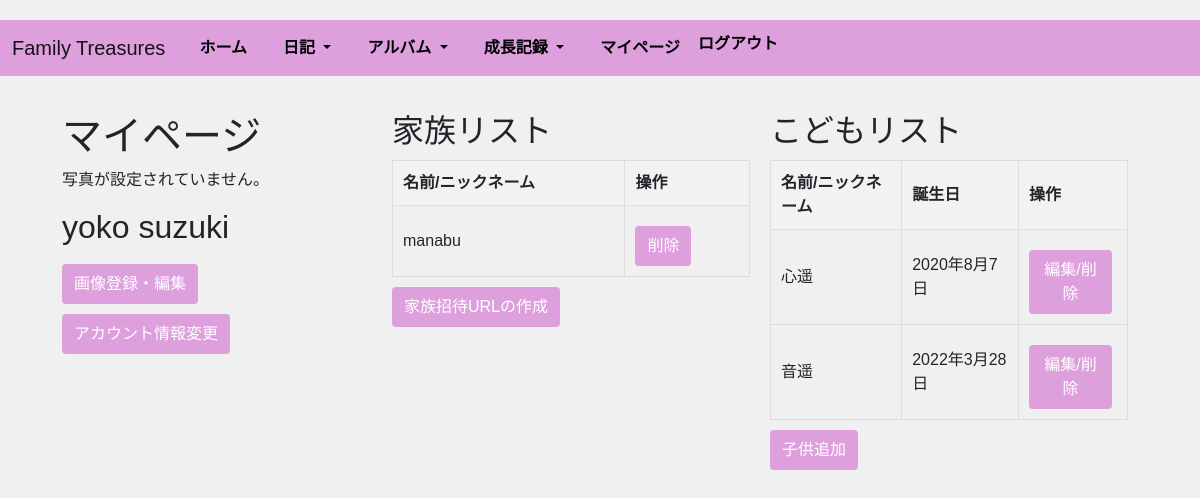
/app/my_page/ (signed in), run on the app's committed database.
### app/models.py (models this page shows, shortened)
class User(AbstractBaseUser, PermissionsMixin):
    household = models.ForeignKey('Household', on_delete=models.SET_NULL, null=True, blank=True)
    user_name = models.CharField(max_length=255, unique=True)
    email = models.EmailField(max_length=255, unique=True)
    is_active = models.BooleanField(default=True)
    is_staff = models.BooleanField(default=False)
    image_url = models.ImageField(upload_to='profile_images/', null=True, blank=True)
    created_at = models.DateTimeField(auto_now_add=True)
    updated_at = models.DateTimeField(auto_now=True)
    USERNAME_FIELD = "user_name" #このテーブルのレコードを一意に識別
    EMAIL_FIELD = "email"
    REQUIRED_FIELDS = ["email"]#スーパーユーザー作成時に使用
    objects = UserManager()
    class Meta:
        db_table = "users"

class Children(models.Model):
    household = models.ForeignKey('Household', on_delete=models.CASCADE, null=True, blank=True)
    child_name = models.CharField(max_length=255)
    birthdate = models.DateField()
    created_at = models.DateTimeField(auto_now_add=True)
    updated_at = models.DateTimeField(auto_now=True)
    class Meta:
        db_table = 'children'

### app/views.py (the view)
# urls.py: path('my_page/', views.my_page, name='my_page'),
@login_required
def my_page(request):
    user = request.user
    family_members = User.objects.filter(household=user.household).exclude(id=user.id)
    children_list = Children.objects.filter(household=user.household)
    if request.method == 'POST':
        form = UserProfileForm(request.POST, request.FILES, instance=user)
        if form.is_valid():
            user = form.save()
            print(f"Updated user_name: {user.user_name}")  # デバッグ用
            messages.success(request, 'プロフィールが更新されました。')
            return redirect('app:my_page')
        else:
            logger.debug(f"Form errors: {form.errors}")  # デバッグ用
    else:
        form = UserProfileForm(instance=user)
    context = {
        'user': user,
        'form': form,
        'family_members': family_members,
        'children_list': children_list,
    }
    return render(request, 'my_page.html', context)

### templates/my_page.html (shortened to what this page needs)
{% extends 'base.html' %}
{% block content %}
{% load static %}
<link rel="stylesheet" href="{% static 'css/my_page.css' %}">
<div class="my-page-container">
    <div class="user-info">
        <h1>マイページ</h1>
        {% if user.image_url %}
            <img src="{{ user.image_url.url }}" alt="ユーザーの写真">
        {% else %}
            <p>写真が設定されていません。</p>
        {% endif %}
        <h2>{{ user.user_name }}</h2>
        <button class="btn" onclick="openModal('imageModal')">画像登録・編集</button>
        <a href="{% url 'app:account_update' %}" class="btn">アカウント情報変更</a>
    </div>
    <div class="family-children-container">
        <div class="family-list">
            <h2>家族リスト</h2>
            <table>
                <thead>
                    <tr>
                        <th>名前/ニックネーム</th>
                        <th>操作</th>
                    </tr>
                </thead>
                <tbody>
                    {% for member in family_members %}
                    <tr>
                        <td>{{ member.user_name }}</td>
                        <td>
                            <form action="{% url 'app:family_delete_confirm' member.id %}" method="get" style="display: inline;">
                                <button type="submit" class="btn">削除</button>
                            </form>
                        </td>
                    </tr>
                    {% endfor %}
                </tbody>
            </table>
            <a href="{% url 'app:create_invitation' %}" class="btn">家族招待URLの作成</a>
        </div>
        <div class="children-list">
            <h2>こどもリスト</h2>
            <table>
                <thead>
                    <tr>
                        <th>名前/ニックネーム</th>
                        <th>誕生日</th>
                        <th>操作</th>
                    </tr>
                </thead>
                <tbody>
                    {% for child in children_list %}
                    <tr>
                        <td>{{ child.child_name }}</td>
                        <td>{{ child.birthdate }}</td>
                        <td>
                            <form action="{% url 'app:children_update_delete' pk=child.id %}" method="get" style="display: inline;">
                                <button type="submit" class="btn">編集/削除</button>
                            </form>
                        </td>
                    </tr>
                    {% endfor %}
                </tbody>
            </table>
            <a href="{% url 'app:children_add' %}" class="btn">子供追加</a>
        </div>
    </div>
</div>
{% endblock %}

### static/css/styles.css (style rules this page uses)
body { font-family: Arial, sans-serif; background-color: #f0f0f0; margin: 0; padding-top: 20px; }

### static/css/my_page.css (style rules this page uses)
.my-page-container { display: flex; flex-wrap: wrap; justify-content: space-between; padding: 20px; }
.user-info { flex: 1; max-width: 300px; margin-right: 20px; }
.btn { padding: 8px 12px; background-color: #dda0dd; color: white; border: none; border-radius: 4px; cursor: pointer; text-decoration: none; display: inline-block; margin-top: 10px; margin-right: 5px; }
.family-children-container { flex: 2; display: flex; justify-content: space-between; }
.family-list, .children-list { flex: 1; margin: 0 10px; }
.family-list table, .children-list table { width: 100%; border-collapse: collapse; margin-top: 10px; }
table th, table td { padding: 10px; border: 1px solid #ddd; }
table th { background-color: #f2f2f2; }

### data on the page
User: user_name "yoko suzuki"
User: user_name "manabu"
Children: child_name "心遥", birthdate "2020年8月7日"
Children: child_name "音遥", birthdate "2022年3月28日"
